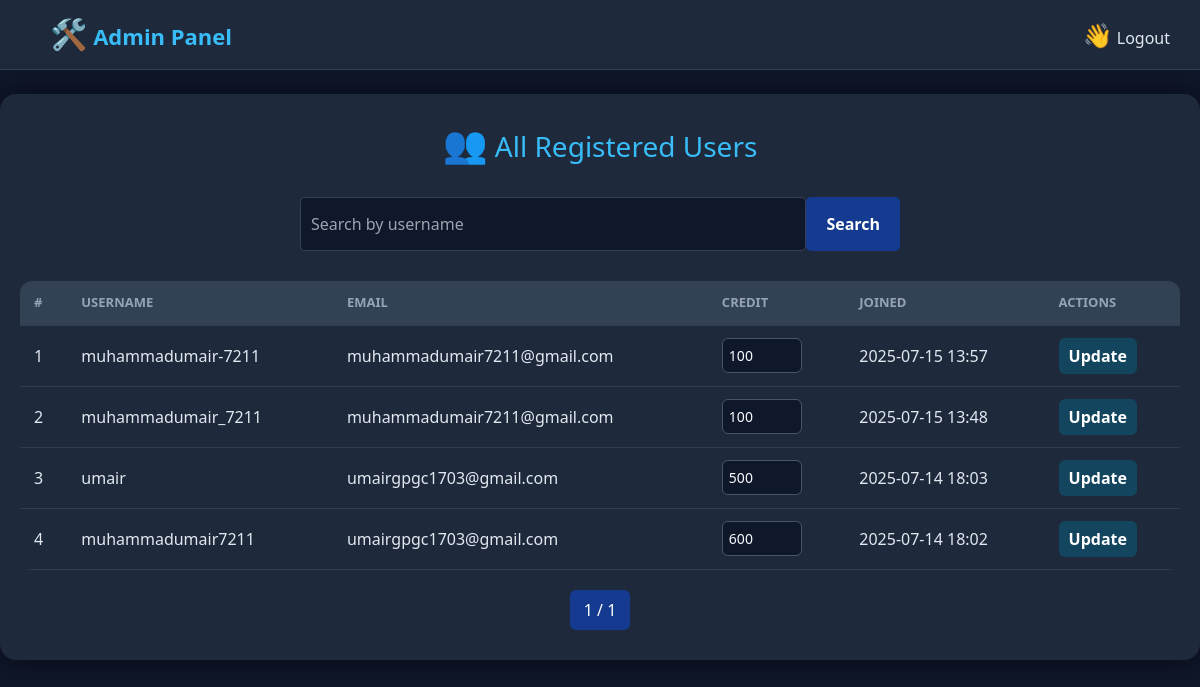
Page /all-users/ (signed in) on the committed database.
### powerdigital_app/models.py (models this page shows, shortened)
class Profile(models.Model):
    user = models.OneToOneField(User, on_delete=models.CASCADE)
    credit_score = models.IntegerField(default=100)
    withdrawal_password = models.CharField(max_length=128)
    total_deposit = models.DecimalField(default=0, max_digits=12, decimal_places=2)
    total_profit = models.DecimalField(default=0, max_digits=12, decimal_places=2)
    credit = models.DecimalField(default=0, max_digits=12, decimal_places=2)  # ✅ Add this line
    invite_code = models.CharField(max_length=12, unique=True, blank=True, null=True)
    is_approved = models.BooleanField(default=False)

### powerdigital_app/views.py (the view, shortened to what this page needs)
# urls.py: path('all-users/', views.all_users_view, name='all_users'),
@staff_member_required
def all_users_view(request):
    query = request.GET.get('q', '')
    profiles = Profile.objects.select_related('user') \
        .exclude(user__username__startswith='admin') \
        .filter(Q(user__username__icontains=query)) \
        .order_by('-user__date_joined')
    paginator = Paginator(profiles, 10)  # 10 users per page
    page_number = request.GET.get('page')
    page_obj = paginator.get_page(page_number)
    return render(request, 'admins/all_users.html', {
        'page_obj': page_obj,
        'query': query,
    })

### powerdigital_app/templates/admins/all_users.html (shortened to what this page needs)
{% extends 'admins/admin_base.html' %}
{% block content %}
<!DOCTYPE html>
<html lang="en">
<head>
        <script src="https://cdn.tailwindcss.com"></script>
</head>
<body>
  <br>
  <div class="container">
    <h2>
      <span class="text-4xl">👥</span>
      All Registered Users</h2>
    <form method="get" class="search-form">
      <input type="text" name="q" value="{{ query }}" class="search-input" placeholder="Search by username">
      <button type="submit" class="search-button">Search</button>
    </form>
    <div class="table-responsive">
      <table>
        <thead>
          <tr>
            <th>#</th>
            <th>Username</th>
            <th>Email</th>
            <th>Credit</th>
            <th>Joined</th>
            <th>Actions</th>
          </tr>
        </thead>
        <tbody>
          {% for profile in page_obj %}
          <tr>
            <td>{{ forloop.counter }}</td>
            <td>{{ profile.user.username }}</td>
            <td>{{ profile.user.email }}</td>
            <td>
              <form method="post" style="display:inline;">
                <input type="number" name="credit_score" value="{{ profile.credit_score }}" min="0" max="9999">
            </td>
            <td>{{ profile.user.date_joined|date:"Y-m-d H:i" }}</td>
            <td>
                <button type="submit">Update</button>
            </td>
          </tr>
          {% empty %}
          <tr>
            <td colspan="6" class="text-center">No users found.</td>
          </tr>
          {% endfor %}
        </tbody>
      </table>
    </div>
      <div class="pagination">
        <span class="current">{{ page_obj.number }} / {{ page_obj.paginator.num_pages }}</span>
      </div>
  </div>
</body>
</html>
{% endblock %}

### powerdigital_app/templates/admins/admin_base.html (style rules this page uses)
body { margin: 0; font-family: 'Segoe UI', Tahoma, Geneva, Verdana, sans-serif; background-color: #0f172a; color: #e2e8f0; }

### powerdigital_app/templates/admins/all_users.html (style rules this page uses)
body { background-color: #0f172a; color: #e2e8f0; font-family: 'Segoe UI', Tahoma, Geneva, Verdana, sans-serif; margin: 0; padding: 0; }
.container { max-width: 1200px; margin: auto; background-color: #1e293b; padding: 30px 20px; border-radius: 16px; box-shadow: 0 0 30px rgba(0, 0, 0, 0.6); }
h2 { text-align: center; font-size: 28px; color: #38bdf8; margin-bottom: 30px; }
.search-form { text-align: center; display: flex; flex-wrap: wrap; max-width: 600px; margin: 20px auto; justify-content: center; }
.search-input { padding: 14px 10px; border-radius: 5px; border: 1px solid #374151; background-color: #0f172a; color: #f8fafc; flex: 1; }
.search-button { background-color: #143b8f; border: none; color: white; padding: 15px 20px; border-radius: 5px; cursor: pointer; }
.table-responsive { overflow-x: auto; }
table { width: 100%; border-collapse: collapse; margin-top: 10px; border-radius: 12px; overflow: hidden; }
thead { background-color: #334155; }
th, td { padding: 12px 14px; text-align: left; border-bottom: 1px solid #2c3e50; }
th { font-size: 13px; text-transform: uppercase; color: #94a3b8; }
input[type="number"] { width: 80px; padding: 6px; border-radius: 6px; border: 1px solid #475569; background-color: #0f172a; color: #f8fafc; font-size: 14px; }
button { padding: 6px 10px; background-color: #13465e; border: none; color: white; border-radius: 6px; cursor: pointer; font-weight: 600; }
.pagination { display: flex; justify-content: center; flex-wrap: wrap; margin-top: 20px; gap: 8px; }
.pagination a, .pagination span { padding: 8px 14px; background-color: #334155; color: white; text-decoration: none; border-radius: 6px; }
.pagination .current { background-color: #143b8f; }

### rows in the picture
Profile: user.username "muhammadumair-7211", user.email "muhammadumair7211@gmail.com", credit_score "100", user.date_joined "2025-07-15 13:57"
Profile: user.username "muhammadumair_7211", user.email "muhammadumair7211@gmail.com", credit_score "100", user.date_joined "2025-07-15 13:48"
Profile: user.username "umair", user.email "umairgpgc1703@gmail.com", credit_score "500", user.date_joined "2025-07-14 18:03"
Profile: user.username "muhammadumair7211", user.email "umairgpgc1703@gmail.com", credit_score "600", user.date_joined "2025-07-14 18:02"

### other values in the picture
{{ page_obj.number }} "1"
{{ page_obj.paginator.num_pages }} "1"
